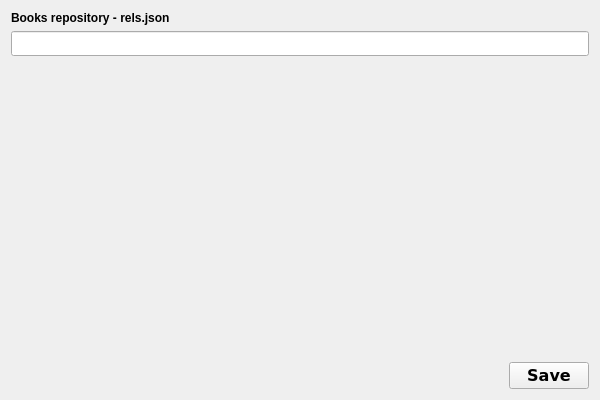
<?xml version="1.0" encoding="UTF-8"?>
<ui version="4.0">
 <class>SettingsForm</class>
 <widget class="QWidget" name="SettingsForm">
  <property name="windowModality">
   <enum>Qt::ApplicationModal</enum>
  </property>
  <property name="geometry">
   <rect>
    <x>0</x>
    <y>0</y>
    <width>600</width>
    <height>400</height>
   </rect>
  </property>
  <property name="minimumSize">
   <size>
    <width>600</width>
    <height>400</height>
   </size>
  </property>
  <property name="maximumSize">
   <size>
    <width>600</width>
    <height>400</height>
   </size>
  </property>
  <property name="windowTitle">
   <string>Bionic - Settings</string>
  </property>
  <property name="windowIcon">
   <iconset resource="../../res.qrc">
    <normaloff>:/img/img/b_logo.png</normaloff>:/img/img/b_logo.png</iconset>
  </property>
  <property name="styleSheet">
   <string notr="true"/>
  </property>
  <layout class="QVBoxLayout" name="verticalLayout">
   <item>
    <widget class="QLabel" name="label">
     <property name="font">
      <font>
       <weight>75</weight>
       <bold>true</bold>
      </font>
     </property>
     <property name="styleSheet">
      <string notr="true"/>
     </property>
     <property name="text">
      <string>Books repository - rels.json</string>
     </property>
    </widget>
   </item>
   <item>
    <widget class="QLineEdit" name="rels_lineedit">
     <property name="sizePolicy">
      <sizepolicy hsizetype="Expanding" vsizetype="Maximum">
       <horstretch>0</horstretch>
       <verstretch>10</verstretch>
      </sizepolicy>
     </property>
     <property name="minimumSize">
      <size>
       <width>0</width>
       <height>25</height>
      </size>
     </property>
     <property name="maximumSize">
      <size>
       <width>16777215</width>
       <height>25</height>
      </size>
     </property>
    </widget>
   </item>
   <item>
    <spacer name="verticalSpacer">
     <property name="orientation">
      <enum>Qt::Vertical</enum>
     </property>
     <property name="sizeHint" stdset="0">
      <size>
       <width>20</width>
       <height>40</height>
      </size>
     </property>
    </spacer>
   </item>
   <item>
    <layout class="QHBoxLayout" name="horizontalLayout">
     <item>
      <spacer name="horizontalSpacer">
       <property name="orientation">
        <enum>Qt::Horizontal</enum>
       </property>
       <property name="sizeHint" stdset="0">
        <size>
         <width>40</width>
         <height>20</height>
        </size>
       </property>
      </spacer>
     </item>
     <item>
      <widget class="QPushButton" name="save_button">
       <property name="font">
        <font>
         <family>DejaVu Sans</family>
         <pointsize>12</pointsize>
         <weight>75</weight>
         <bold>true</bold>
        </font>
       </property>
       <property name="cursor">
        <cursorShape>PointingHandCursor</cursorShape>
       </property>
       <property name="styleSheet">
        <string notr="true"/>
       </property>
       <property name="text">
        <string>Save</string>
       </property>
      </widget>
     </item>
    </layout>
   </item>
  </layout>
 </widget>
 <resources>
  <include location="../../res.qrc"/>
 </resources>
 <connections/>
</ui>
